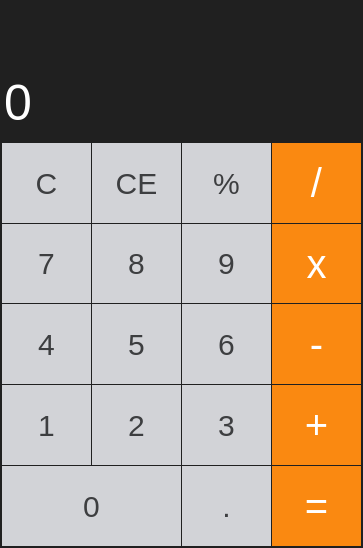
<?xml version="1.0" encoding="UTF-8"?>
<ui version="4.0">
 <class>Form</class>
 <widget class="QWidget" name="Form">
  <property name="geometry">
   <rect>
    <x>0</x>
    <y>0</y>
    <width>363</width>
    <height>548</height>
   </rect>
  </property>
  <property name="sizePolicy">
   <sizepolicy hsizetype="Preferred" vsizetype="Preferred">
    <horstretch>0</horstretch>
    <verstretch>0</verstretch>
   </sizepolicy>
  </property>
  <property name="windowTitle">
   <string>Form</string>
  </property>
  <property name="styleSheet">
   <string notr="true">#Form{
	background:#202020;
	
}

QPushButton{
	background:#d2d3d7;
	border:none;
	font-family: Arial, Helvetica, sans-serif;
	font-size:30px;
	color:#3d3e40;
}
QToolButton{
	background:#fa8911;
	border:none;
	font-family: Arial, Helvetica, sans-serif;
	font-size:40px;
	color:white;
}
QLineEdit{
	background:#202020;
	border:none;
	font-family: Arial, Helvetica, sans-serif;
	font-size:50px;
	color:white;
}</string>
  </property>
  <layout class="QGridLayout" name="gridLayout">
   <property name="leftMargin">
    <number>2</number>
   </property>
   <property name="topMargin">
    <number>2</number>
   </property>
   <property name="rightMargin">
    <number>2</number>
   </property>
   <property name="bottomMargin">
    <number>2</number>
   </property>
   <property name="spacing">
    <number>1</number>
   </property>
   <item row="2" column="1">
    <widget class="QPushButton" name="pushButton_6">
     <property name="sizePolicy">
      <sizepolicy hsizetype="Preferred" vsizetype="Preferred">
       <horstretch>0</horstretch>
       <verstretch>0</verstretch>
      </sizepolicy>
     </property>
     <property name="text">
      <string>C</string>
     </property>
    </widget>
   </item>
   <item row="2" column="2">
    <widget class="QPushButton" name="pushButton_7">
     <property name="sizePolicy">
      <sizepolicy hsizetype="Preferred" vsizetype="Preferred">
       <horstretch>0</horstretch>
       <verstretch>0</verstretch>
      </sizepolicy>
     </property>
     <property name="text">
      <string>CE</string>
     </property>
    </widget>
   </item>
   <item row="2" column="3">
    <widget class="QPushButton" name="pushButton_8">
     <property name="sizePolicy">
      <sizepolicy hsizetype="Preferred" vsizetype="Preferred">
       <horstretch>0</horstretch>
       <verstretch>0</verstretch>
      </sizepolicy>
     </property>
     <property name="text">
      <string>%</string>
     </property>
    </widget>
   </item>
   <item row="2" column="4">
    <widget class="QToolButton" name="toolButton">
     <property name="sizePolicy">
      <sizepolicy hsizetype="Preferred" vsizetype="Preferred">
       <horstretch>0</horstretch>
       <verstretch>0</verstretch>
      </sizepolicy>
     </property>
     <property name="text">
      <string>/</string>
     </property>
    </widget>
   </item>
   <item row="0" column="1" colspan="4">
    <widget class="QLineEdit" name="lineEdit">
     <property name="sizePolicy">
      <sizepolicy hsizetype="Preferred" vsizetype="Fixed">
       <horstretch>0</horstretch>
       <verstretch>0</verstretch>
      </sizepolicy>
     </property>
    </widget>
   </item>
   <item row="3" column="1">
    <widget class="QPushButton" name="pushButton_13">
     <property name="sizePolicy">
      <sizepolicy hsizetype="Preferred" vsizetype="Preferred">
       <horstretch>0</horstretch>
       <verstretch>0</verstretch>
      </sizepolicy>
     </property>
     <property name="text">
      <string>7</string>
     </property>
    </widget>
   </item>
   <item row="3" column="4">
    <widget class="QToolButton" name="toolButton_2">
     <property name="sizePolicy">
      <sizepolicy hsizetype="Preferred" vsizetype="Preferred">
       <horstretch>0</horstretch>
       <verstretch>0</verstretch>
      </sizepolicy>
     </property>
     <property name="text">
      <string>x</string>
     </property>
    </widget>
   </item>
   <item row="4" column="1">
    <widget class="QPushButton" name="pushButton_9">
     <property name="sizePolicy">
      <sizepolicy hsizetype="Preferred" vsizetype="Preferred">
       <horstretch>0</horstretch>
       <verstretch>0</verstretch>
      </sizepolicy>
     </property>
     <property name="text">
      <string>4</string>
     </property>
    </widget>
   </item>
   <item row="3" column="2">
    <widget class="QPushButton" name="pushButton_12">
     <property name="sizePolicy">
      <sizepolicy hsizetype="Preferred" vsizetype="Preferred">
       <horstretch>0</horstretch>
       <verstretch>0</verstretch>
      </sizepolicy>
     </property>
     <property name="text">
      <string>8</string>
     </property>
    </widget>
   </item>
   <item row="3" column="3">
    <widget class="QPushButton" name="pushButton_11">
     <property name="sizePolicy">
      <sizepolicy hsizetype="Preferred" vsizetype="Preferred">
       <horstretch>0</horstretch>
       <verstretch>0</verstretch>
      </sizepolicy>
     </property>
     <property name="text">
      <string>9</string>
     </property>
    </widget>
   </item>
   <item row="6" column="2">
    <widget class="QPushButton" name="pushButton_14">
     <property name="sizePolicy">
      <sizepolicy hsizetype="Preferred" vsizetype="Preferred">
       <horstretch>0</horstretch>
       <verstretch>0</verstretch>
      </sizepolicy>
     </property>
     <property name="text">
      <string>2</string>
     </property>
    </widget>
   </item>
   <item row="6" column="4">
    <widget class="QToolButton" name="toolButton_4">
     <property name="sizePolicy">
      <sizepolicy hsizetype="Preferred" vsizetype="Preferred">
       <horstretch>0</horstretch>
       <verstretch>0</verstretch>
      </sizepolicy>
     </property>
     <property name="text">
      <string>+</string>
     </property>
    </widget>
   </item>
   <item row="7" column="3">
    <widget class="QPushButton" name="pushButton_2">
     <property name="sizePolicy">
      <sizepolicy hsizetype="Preferred" vsizetype="Preferred">
       <horstretch>0</horstretch>
       <verstretch>0</verstretch>
      </sizepolicy>
     </property>
     <property name="text">
      <string>.</string>
     </property>
    </widget>
   </item>
   <item row="7" column="1" colspan="2">
    <widget class="QPushButton" name="pushButton_3">
     <property name="sizePolicy">
      <sizepolicy hsizetype="Preferred" vsizetype="Preferred">
       <horstretch>0</horstretch>
       <verstretch>0</verstretch>
      </sizepolicy>
     </property>
     <property name="text">
      <string>0</string>
     </property>
    </widget>
   </item>
   <item row="7" column="4">
    <widget class="QToolButton" name="toolButton_5">
     <property name="sizePolicy">
      <sizepolicy hsizetype="Preferred" vsizetype="Preferred">
       <horstretch>0</horstretch>
       <verstretch>0</verstretch>
      </sizepolicy>
     </property>
     <property name="text">
      <string>=</string>
     </property>
    </widget>
   </item>
   <item row="4" column="2">
    <widget class="QPushButton" name="pushButton_4">
     <property name="sizePolicy">
      <sizepolicy hsizetype="Preferred" vsizetype="Preferred">
       <horstretch>0</horstretch>
       <verstretch>0</verstretch>
      </sizepolicy>
     </property>
     <property name="text">
      <string>5</string>
     </property>
    </widget>
   </item>
   <item row="4" column="3">
    <widget class="QPushButton" name="pushButton_5">
     <property name="sizePolicy">
      <sizepolicy hsizetype="Preferred" vsizetype="Preferred">
       <horstretch>0</horstretch>
       <verstretch>0</verstretch>
      </sizepolicy>
     </property>
     <property name="text">
      <string>6</string>
     </property>
    </widget>
   </item>
   <item row="4" column="4">
    <widget class="QToolButton" name="toolButton_3">
     <property name="sizePolicy">
      <sizepolicy hsizetype="Preferred" vsizetype="Preferred">
       <horstretch>0</horstretch>
       <verstretch>0</verstretch>
      </sizepolicy>
     </property>
     <property name="text">
      <string>-</string>
     </property>
    </widget>
   </item>
   <item row="6" column="1">
    <widget class="QPushButton" name="pushButton_15">
     <property name="sizePolicy">
      <sizepolicy hsizetype="Preferred" vsizetype="Preferred">
       <horstretch>0</horstretch>
       <verstretch>0</verstretch>
      </sizepolicy>
     </property>
     <property name="text">
      <string>1</string>
     </property>
    </widget>
   </item>
   <item row="6" column="3">
    <widget class="QPushButton" name="pushButton">
     <property name="sizePolicy">
      <sizepolicy hsizetype="Preferred" vsizetype="Preferred">
       <horstretch>0</horstretch>
       <verstretch>0</verstretch>
      </sizepolicy>
     </property>
     <property name="text">
      <string>3</string>
     </property>
    </widget>
   </item>
   <item row="1" column="1" colspan="4">
    <widget class="QLineEdit" name="lineEdit_2">
     <property name="sizePolicy">
      <sizepolicy hsizetype="Preferred" vsizetype="Preferred">
       <horstretch>0</horstretch>
       <verstretch>0</verstretch>
      </sizepolicy>
     </property>
     <property name="text">
      <string>0</string>
     </property>
    </widget>
   </item>
  </layout>
 </widget>
 <resources/>
 <connections/>
</ui>
